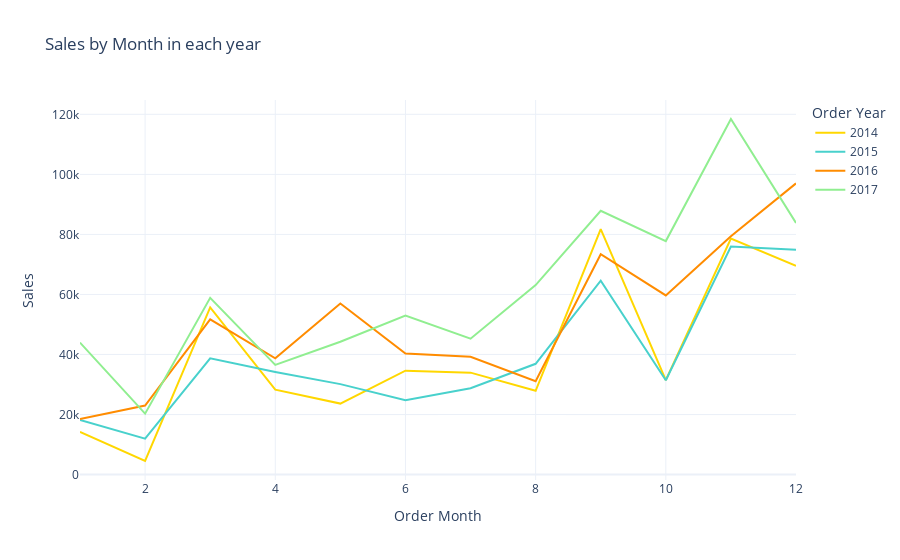

This figure's notebook cell:
### Markdown cell above
#### 7-Sales by Month in each year

### Code cell
sales_by_month = df.pivot_table(index=['Order Year','Order Month'],values='Sales',aggfunc='sum').reset_index()
fig = px.line(sales_by_month,x='Order Month',y='Sales',title='Sales by Month in each year',color='Order Year',color_discrete_sequence=colors)
fig.show()

### Figure 1 — Plotly figure (JSON) as saved in the notebook; plotly's stock layout.template omitted (floating-point values rounded to 4 significant figures)
{"data": [{"hovertemplate": "Order Year=2014<br>Order Month=%{x}<br>Sales=%{y}<extra></extra>", "legendgroup": "2014", "line": {"color": "gold", "dash": "solid"}, "marker": {"symbol": "circle"}, "mode": "lines", "name": "2014", "orientation": "v", "showlegend": true, "type": "scatter", "x": [1, 2, 3, 4, 5, 6, 7, 8, 9, 10, 11, 12], "xaxis": "x", "y": [14240.0, 4520.0, 55690.0, 28300.0, 23650.0, 34600.0, 33950.0, 27910.0, 81780.0, 31450.0, 78630.0, 69550.0], "yaxis": "y"}, {"hovertemplate": "Order Year=2015<br>Order Month=%{x}<br>Sales=%{y}<extra></extra>", "legendgroup": "2015", "line": {"color": "mediumturquoise", "dash": "solid"}, "marker": {"symbol": "circle"}, "mode": "lines", "name": "2015", "orientation": "v", "showlegend": true, "type": "scatter", "x": [1, 2, 3, 4, 5, 6, 7, 8, 9, 10, 11, 12], "xaxis": "x", "y": [18170.0, 11950.0, 38730.0, 34200.0, 30130.0, 24800.0, 28770.0, 36900.0, 64600.0, 31400.0, 75970.0, 74920.0], "yaxis": "y"}, {"hovertemplate": "Order Year=2016<br>Order Month=%{x}<br>Sales=%{y}<extra></extra>", "legendgroup": "2016", "line": {"color": "darkorange", "dash": "solid"}, "marker": {"symbol": "circle"}, "mode": "lines", "name": "2016", "orientation": "v", "showlegend": true, "type": "scatter", "x": [1, 2, 3, 4, 5, 6, 7, 8, 9, 10, 11, 12], "xaxis": "x", "y": [18540.0, 22980.0, 51720.0, 38750.0, 56990.0, 40340.0, 39260.0, 31120.0, 73410.0, 59690.0, 79410.0, 97000.0], "yaxis": "y"}, {"hovertemplate": "Order Year=2017<br>Order Month=%{x}<br>Sales=%{y}<extra></extra>", "legendgroup": "2017", "line": {"color": "lightgreen", "dash": "solid"}, "marker": {"symbol": "circle"}, "mode": "lines", "name": "2017", "orientation": "v", "showlegend": true, "type": "scatter", "x": [1, 2, 3, 4, 5, 6, 7, 8, 9, 10, 11, 12], "xaxis": "x", "y": [43970.0, 20300.0, 58870.0, 36520.0, 44260.0, 52980.0, 45260.0, 63120.0, 87870.0, 77780.0, 118400.0, 83830.0], "yaxis": "y"}], "layout": {"legend": {"title": {"text": "Order Year"}, "tracegroupgap": 0}, "title": {"text": "Sales by Month in each year"}, "xaxis": {"anchor": "y", "domain": [0, 1], "title": {"text": "Order Month"}}, "yaxis": {"anchor": "x", "domain": [0, 1], "title": {"text": "Sales"}}}}
